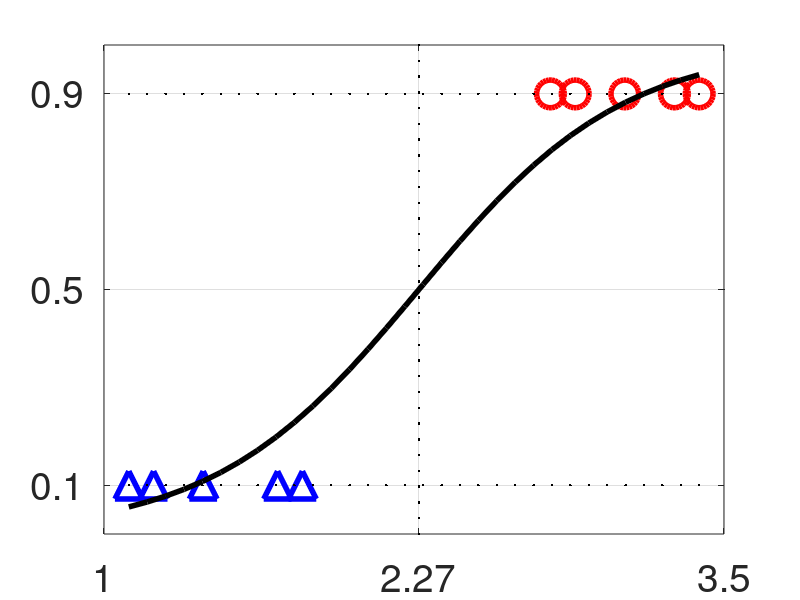
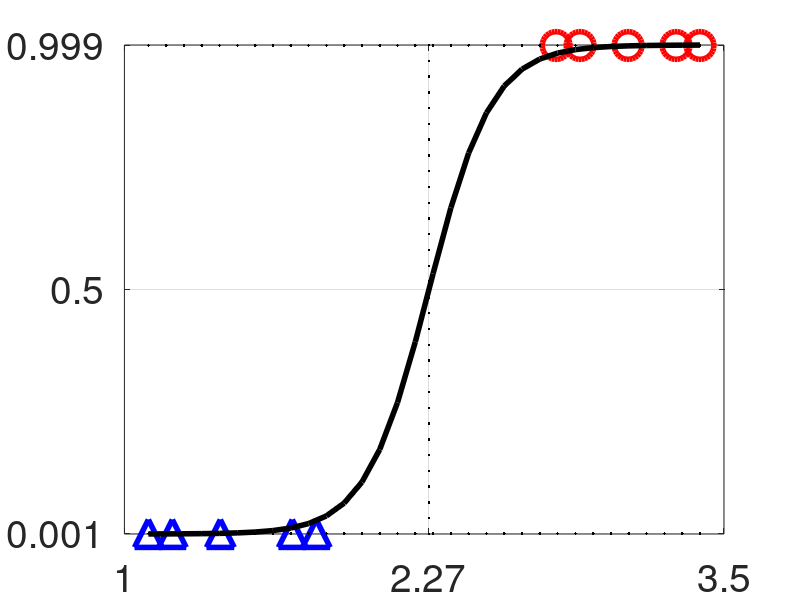

These figures' MATLAB source, in order:
%
clear
DATA.LINEWIDTH=4;
DATA.FONTSIZE=28;
DATA.MARKERSIZE=20;



X1=[1.1,1.2,1.4,1.7,1.8]; 
X2=[2.8,2.9,3.1,3.3,3.4];


%%%%%%%%%%%%%%%%%%%%%%%%%%%%%%%%%%%%%%%%%%%%%%%%%%%%%%%%%%%%%%%%%%%%%%%%%%%%%%%%
function F=func_sigmoid(U)
    F=1./(1.0+exp(-U));
endfunction

function U=func_logit(F)
    U=log(F./(1-F));
endfunction

function C=func_getc(X1,X2,B,DATA)

    Y1=[B  ,B  ,B  ,B  ,B  ];
    Y2=[1-B,1-B,1-B,1-B,1-B];

    X=[X1 X2]';
    Y=[Y1 Y2]';
    A=[ones(size(X)) X ];
    C=inv(A'*A)*A'*func_logit(Y);

    Xs=linspace(min(X),max(X),32);
    Ys=func_sigmoid(C(1)+C(2)*Xs);

    Xp=-(C(1)/C(2))*ones(1,32);
    Yp=linspace(0,1,32);
    
    plot(   X1,Y1,'^b','linewidth',DATA.LINEWIDTH,'markersize',DATA.MARKERSIZE,...
            X2,Y2,'or','linewidth',DATA.LINEWIDTH,'markersize',DATA.MARKERSIZE,...
            Xs,Ys,'k','linewidth',DATA.LINEWIDTH,'markersize',DATA.MARKERSIZE,...
            Xs,ones(size(Xs))*B,'.k','linewidth',DATA.LINEWIDTH,...
            Xs,ones(size(Xs))*(1-B),'.k','linewidth',DATA.LINEWIDTH,...
            Xp,Yp,'.k','linewidth',DATA.LINEWIDTH)
    grid

    set(gca,'xtick',[1 -(C(1)/C(2)) 3.5]);
    set(gca,'ytick',[B 0.5 1-B]);
    set(gca,'fontsize',DATA.FONTSIZE);

    ylim([0 1])
    %daspect([1.5 1 1])
endfunction

B=0.1
C=func_getc(X1,X2,B,DATA)
%set(gca,'linewidth',LINEWIDTH);
print(gcf,'ex1s1-reglogr1r1.eps','-depsc')

B=0.001
C=func_getc(X1,X2,B,DATA)
%set(gca,'linewidth',LINEWIDTH);
print(gcf,'ex1s2-reglogr1r1.eps','-depsc')
